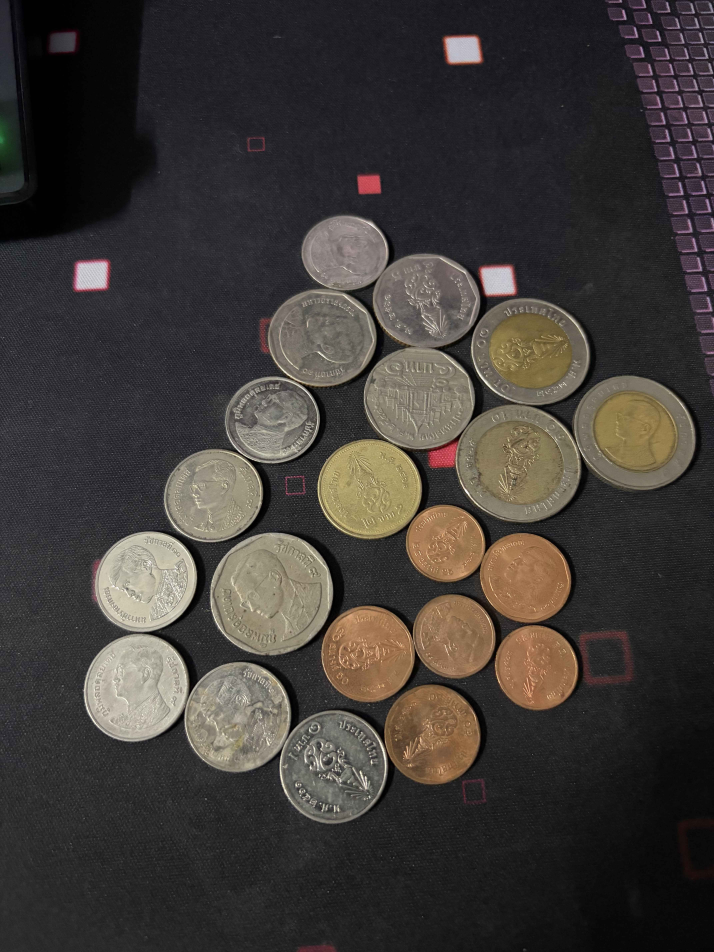
#> input picture data/samples/p1_cloth_room_top_009.jpg, 4284 x 5712 px (shown at 1/6 size)
$ python -i __init__.py   (imports and definitions only)   (older library calls are emulated)
#> lines starting #> are read from the running program, lines starting #| are printed output that depends on the picture
"""ส่วนที่ 1: ปรับปรุงภาพและตรวจคุณภาพภาพ

    preprocess(image) -> PreprocessResult       # ย่อภาพ + ภาพเทาที่ปรับแล้ว + ตรวจคุณภาพ
    preprocess(image, enhance="he", white_balance=True)   # ตัวเลือกสำหรับการทดลอง (data/preprocess_experiment.py)
    image_quality(gray) -> ImageQuality         # ค่าที่ใช้ตัดสินคุณภาพ (ใช้ปรับเกณฑ์ด้วยชุด tune)
    mock_preprocess(image) -> PreprocessResult

เกณฑ์ทุกตัวเป็นค่าเริ่มต้นจากภาพสังเคราะห์ ต้องปรับด้วยภาพจริงในชุด tune
"""

from dataclasses import dataclass

import cv2
import numpy as np

from schemas import PreprocessResult

TARGET_LONG_SIDE = 1600

# ภาพเล็กเกินไป: ด้านสั้นต่ำกว่านี้ เหรียญ 25 สตางค์ในภาพ 3–30 เหรียญจะเหลือไม่กี่สิบพิกเซล
MIN_SHORT_SIDE = 480

# มืดเกินไป: แม้ส่วนที่สว่างที่สุดของภาพ (เปอร์เซ็นไทล์ 99) ยังมืด
# ไม่ใช้ค่าเฉลี่ย เพราะภาพเหรียญบนผ้าสีเข้มมีค่าเฉลี่ยต่ำแต่เหรียญยังสว่างชัด
DARK_P99_MAX = 80

# สว่างเกินไป: พิกเซลที่ขาวจนอิ่มตัว (>= 250) มีมากกว่าสัดส่วนนี้ของภาพ
CLIPPED_LEVEL = 250
CLIPPED_FRACTION_MAX = 0.6

# ไม่มีรายละเอียด: พิกเซลที่เป็นขอบแรง (Sobel >= FLAT_EDGE_LEVEL) มีน้อยกว่าสัดส่วนนี้ของภาพ
# (ภาพพื้นเรียบ ไม่มีเหรียญ หรือเลนส์ถูกบัง)
# - นับจำนวนพิกเซลแทนเปอร์เซ็นไทล์ 98 เพราะเหรียญเดียวบนกระดาษขาวมีขอบไม่ถึง 2% ของภาพ
#   เปอร์เซ็นไทล์ 98 จึงตกไปอยู่ที่พื้นกระดาษ ภาพเหรียญเดี่ยวได้ค่า 13–14 ต่ำกว่ากระดาษเปล่า (14–17)
# ชุด tune (ภาพ 1600 px): ภาพมีเหรียญ ≥ 0.32% (เหรียญเดียว 6,094 px), กระดาษเปล่าจริง ≤ 0.007% (132 px)
FLAT_EDGE_LEVEL = 60
FLAT_EDGE_MIN_FRACTION = 0.0005

# เบลอ: วัดความแปรปรวนของอนุพันธ์อันดับสอง (แบบ Laplacian) เฉพาะบริเวณขอบ (EDGE_PERCENTILE ขึ้นไป)
# - วัดทั้งภาพไม่ได้ เพราะพื้นหลังเรียบกินพื้นที่ส่วนใหญ่ ทำให้ภาพคมก็ได้ค่าต่ำ
# - แยกแนวนอน (d²/dx²) กับแนวตั้ง (d²/dy²) แล้วใช้ค่าที่ต่ำกว่า เพราะมือสั่นทำให้เบลอทางเดียว
#   Laplacian รวมสองแนวจะยังสูงจากขอบอีกแนวที่คมอยู่ (เหรียญกลมจึงมีขอบครบทุกทิศเมื่อภาพคม)
# ภาพสังเคราะห์ (ภาพ 1600 px): คม ≥ 2700, Gaussian σ=1 ≈ 370, σ=2 ≈ 50–160, มือสั่น 12 px ≈ 20–40
# - ยังใช้เปอร์เซ็นไทล์ 98 แม้ภาพเหรียญเดียวบนกระดาษขาวจะได้ขอบจากพื้นกระดาษปนมา เพราะแยกภาพเบลอได้ดีกว่า
#   ชุด tune: เปอร์เซ็นไทล์ 98 ภาพเบลอ (053, 054, 082) ≤ 95, ภาพคม ≥ 115
#   ลองใช้ขอบแรง (Sobel >= FLAT_EDGE_LEVEL หรือ max(เปอร์เซ็นไทล์ 98, FLAT_EDGE_LEVEL)) แล้ว
#   ภาพเบลอได้ 138–203 ปนกับภาพคม 147–196 ตั้งเกณฑ์เดียวแยกไม่ได้
EDGE_PERCENTILE = 98
SHARPNESS_MIN = 100

CLAHE_CLIP_LIMIT = 2.0
CLAHE_TILE_GRID = (8, 8)
MEDIAN_KSIZE = 5

# วิธีเพิ่มความต่างของภาพเทาก่อน median filter: none = ไม่ปรับ, he = Histogram Equalization ทั้งภาพ, clahe = ปรับทีละบริเวณ
ENHANCE_METHODS = ("none", "he", "clahe")
# ค่าเริ่มต้นเป็น none: ชุด tune หลัง #41 การหาเหรียญ Precision 71.4% vs 59.3% ของ clahe
# เพราะ CLAHE ดึงลายผ้าให้ชัดจนถูกจับเป็นเหรียญ (data/results/preprocess_experiment.md, ตกลงกับส่วนที่ 2 ใน #34)
DEFAULT_ENHANCE = "none"

MSG_TOO_SMALL = "ภาพเล็กเกินไป กรุณาใช้ภาพที่ด้านสั้นอย่างน้อย {n} พิกเซล หรือถ่ายใหม่ด้วยความละเอียดเต็มของกล้อง"
MSG_TOO_DARK = "ภาพมืดเกินไป กรุณาเปิดไฟหรือถ่ายในที่สว่างขึ้น"
MSG_TOO_BRIGHT = "ภาพสว่างเกินไป กรุณาหลบแสงจ้าหรือปิดแฟลช"
MSG_FLAT = "ไม่พบรายละเอียดในภาพ กรุณาถ่ายให้เห็นเหรียญชัดเจนบนพื้นสีเรียบ"
MSG_BLURRY = "ภาพเบลอ กรุณาถือกล้องให้นิ่งและแตะหน้าจอให้โฟกัสที่เหรียญก่อนถ่าย"


@dataclass
class ImageQuality:
    short_side: int
    brightness_p99: float      # ความสว่างของส่วนที่สว่างที่สุด (0–255)
    clipped_fraction: float    # สัดส่วนพิกเซลที่ขาวจนอิ่มตัว
    strong_edge_fraction: float  # สัดส่วนพิกเซลที่ขอบแรง >= FLAT_EDGE_LEVEL
    sharpness: float           # min(var d²/dx², var d²/dy²) บริเวณขอบ


def image_quality(gray: np.ndarray) -> ImageQuality:
    """วัดค่าที่ใช้ตัดสินคุณภาพจากภาพเทาหลังย่อ (ก่อนเพิ่มความต่าง เพื่อให้เห็นแสงจริงของภาพ)"""
    gx = cv2.Sobel(gray, cv2.CV_32F, 1, 0, ksize=3)
    gy = cv2.Sobel(gray, cv2.CV_32F, 0, 1, ksize=3)
    magnitude = cv2.magnitude(gx, gy)
    edge_strength = float(np.percentile(magnitude, EDGE_PERCENTILE))
    edges = magnitude >= edge_strength
    dxx = cv2.Sobel(gray, cv2.CV_32F, 2, 0, ksize=3)
    dyy = cv2.Sobel(gray, cv2.CV_32F, 0, 2, ksize=3)
    sharpness = float(min(dxx[edges].var(), dyy[edges].var())) if edges.any() else 0.0
    return ImageQuality(
        short_side=min(gray.shape[:2]),
        brightness_p99=float(np.percentile(gray, 99)),
        clipped_fraction=float(np.mean(gray >= CLIPPED_LEVEL)),
        strong_edge_fraction=float(np.mean(magnitude >= FLAT_EDGE_LEVEL)),
        sharpness=sharpness,
    )


# [92 lines left out: functions quality_problem, _resize, gray_world, preprocess, mock_preprocess, not called in this run]

>>> import cv2
>>> picture = cv2.imread('../../../data/samples/p1_cloth_room_top_009.jpg', cv2.IMREAD_GRAYSCALE)
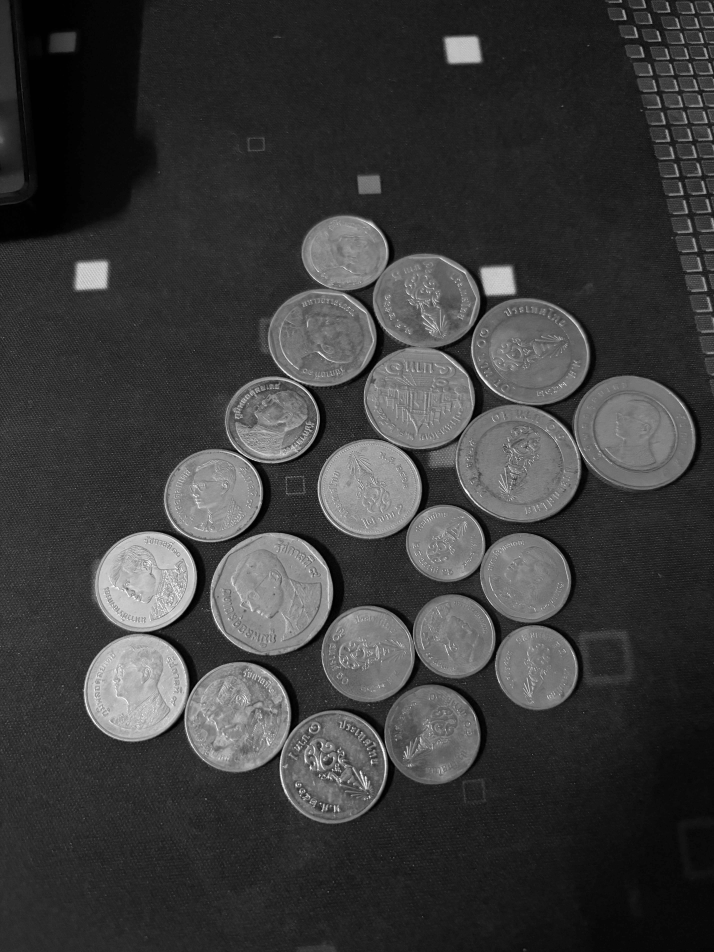
#> picture: shape (5712, 4284) (shown at 1/6 size); min 0, max 255, mean 60.2
>>> result = image_quality(picture)
#> in image_quality, `gx = cv2.Sobel(gray, cv2.CV_32F, 1, 0, ksize=3)`:
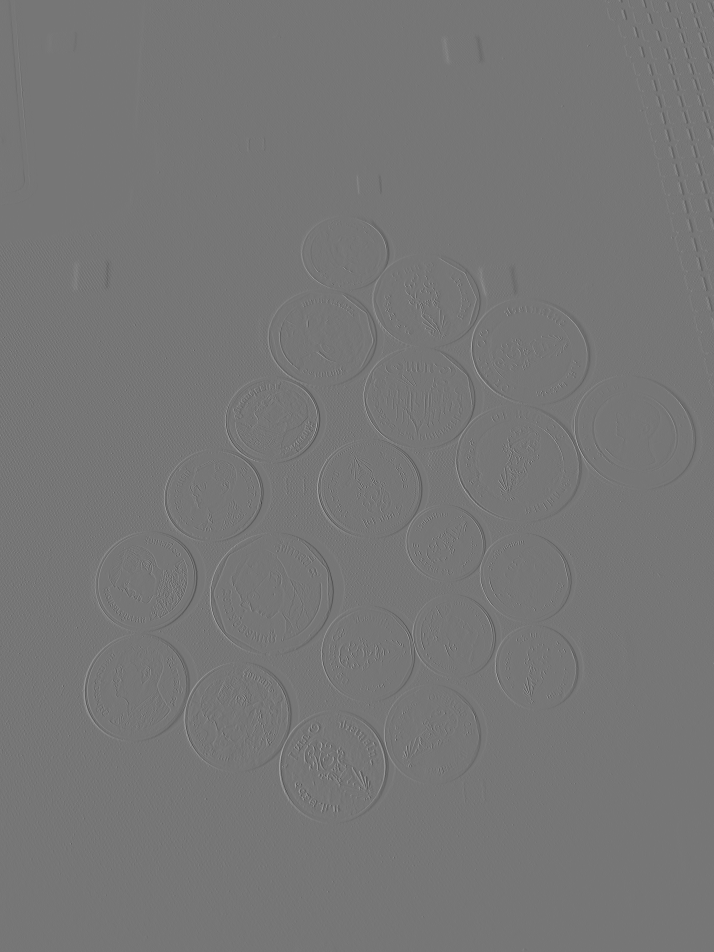
#> gx: shape (5712, 4284) float32 (shown at 1/6 size); min -619, max 710, mean 0; drawn with min black and max white
#> in image_quality, `magnitude = cv2.magnitude(gx, gy)`:
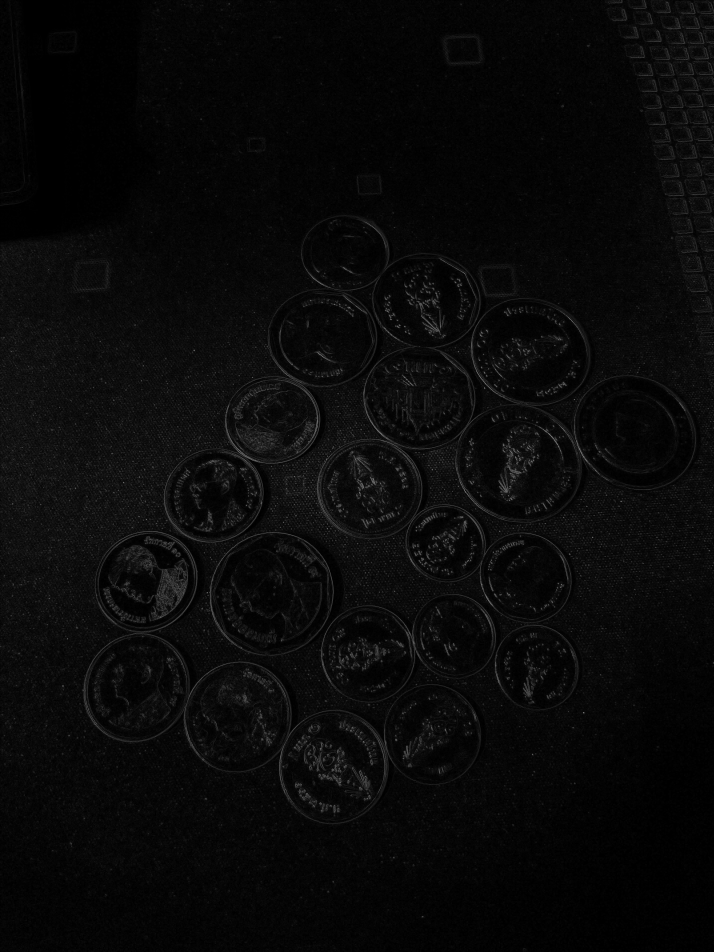
#> magnitude: shape (5712, 4284) float32 (shown at 1/6 size); min 0, max 778, mean 29.4; drawn with min black and max white
#> in image_quality, `edge_strength = float(np.percentile(magnitude, EDGE_PERCENTILE))`: edge_strength = 135.8
#> in image_quality, `edges = magnitude >= edge_strength`:
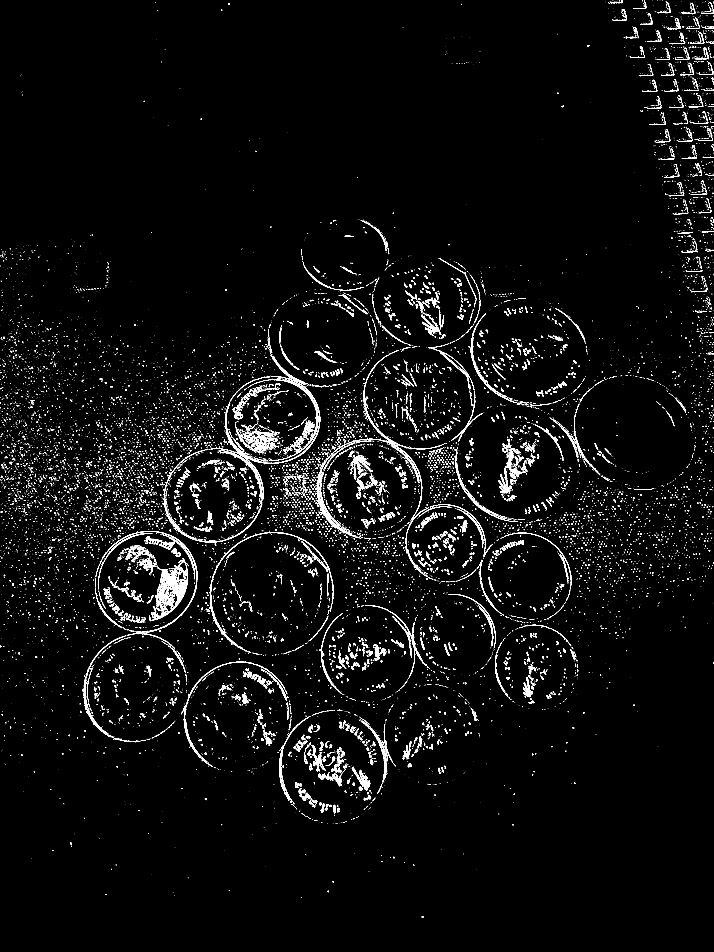
#> edges: shape (5712, 4284) bool (shown at 1/6 size); 2% white in thin lines or dots
#> in image_quality, `dyy = cv2.Sobel(gray, cv2.CV_32F, 0, 2, ksize=3)`:
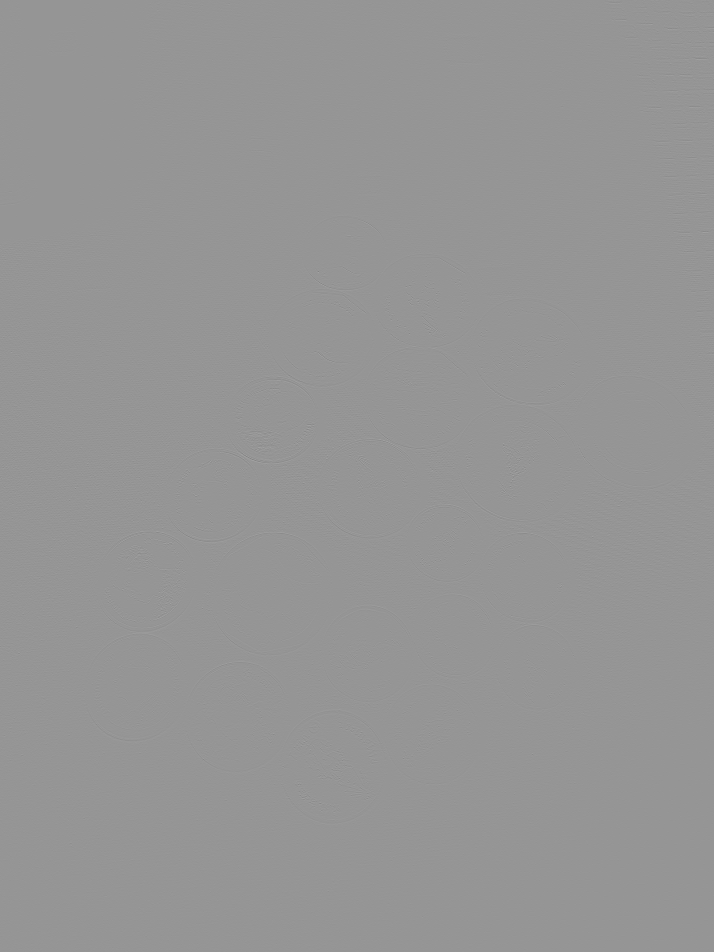
#> dyy: shape (5712, 4284) float32 (shown at 1/6 size); min -486, max 342, mean 0; drawn with min black and max white
#> in image_quality, `sharpness = float(min(dxx[edges].var(), dyy[edges].var())) if edges.an..`: sharpness = 2127.8
